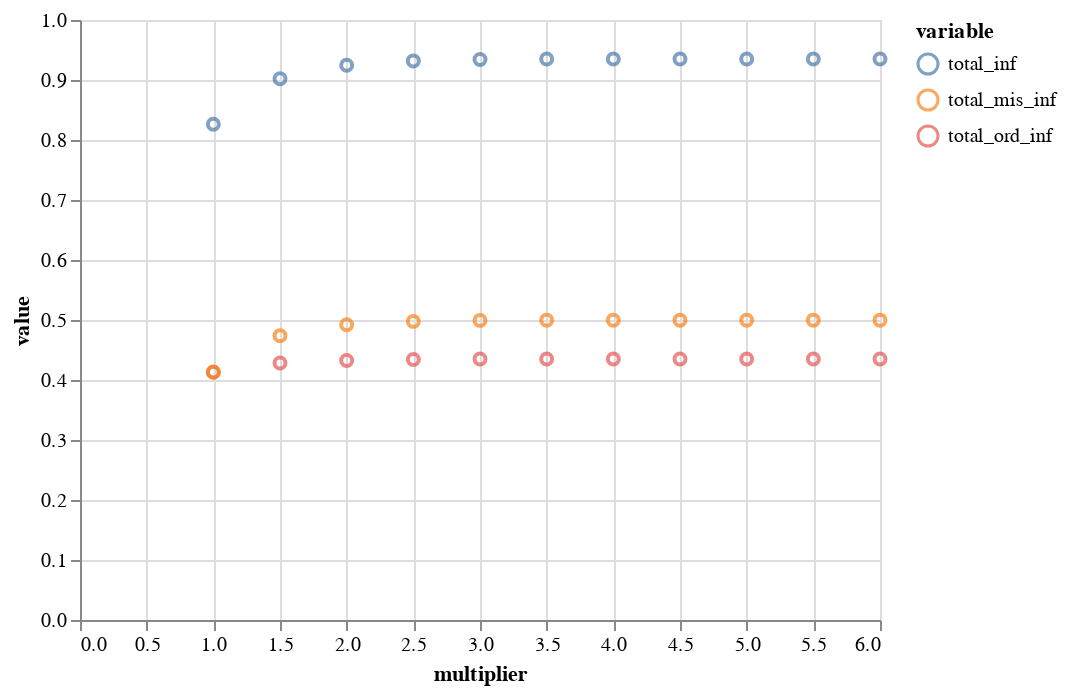

The notebook cell this image was saved under:
### Code cell
source = both_totals.melt(id_vars='multiplier', value_vars=['total_ord_inf','total_mis_inf', 'total_inf'])

alt.Chart(source).mark_point().encode(
    x = 'multiplier:Q',
    y = 'value:Q',
    color = 'variable'
)

### Figure 1 — Vega-Lite specification as saved in the notebook (floating-point values rounded to 4 significant figures)
{"config": {"view": {"continuousWidth": 400, "continuousHeight": 300}}, "data": {"name": "data-f882e2e195b8cf2a60fd54a84a9934e4"}, "mark": "point", "encoding": {"color": {"type": "nominal", "field": "variable"}, "x": {"type": "quantitative", "field": "multiplier"}, "y": {"type": "quantitative", "field": "value"}}, "$schema": "https://vega.github.io/schema/vega-lite/v4.8.1.json", "datasets": {"data-f882e2e195b8cf2a60fd54a84a9934e4": [{"multiplier": 1.0, "variable": "total_ord_inf", "value": 0.413}, {"multiplier": 1.5, "variable": "total_ord_inf", "value": 0.4283}, {"multiplier": 2.0, "variable": "total_ord_inf", "value": 0.4325}, {"multiplier": 2.5, "variable": "total_ord_inf", "value": 0.4341}, {"multiplier": 3.0, "variable": "total_ord_inf", "value": 0.4349}, {"multiplier": 3.5, "variable": "total_ord_inf", "value": 0.4351}, {"multiplier": 4.0, "variable": "total_ord_inf", "value": 0.4351}, {"multiplier": 4.5, "variable": "total_ord_inf", "value": 0.4351}, {"multiplier": 5.0, "variable": "total_ord_inf", "value": 0.4351}, {"multiplier": 5.5, "variable": "total_ord_inf", "value": 0.4351}, {"multiplier": 6.0, "variable": "total_ord_inf", "value": 0.4351}, {"multiplier": 1.0, "variable": "total_mis_inf", "value": 0.4132}, {"multiplier": 1.5, "variable": "total_mis_inf", "value": 0.4739}, {"multiplier": 2.0, "variable": "total_mis_inf", "value": 0.4921}, {"multiplier": 2.5, "variable": "total_mis_inf", "value": 0.4977}, {"multiplier": 3.0, "variable": "total_mis_inf", "value": 0.4994}, {"multiplier": 3.5, "variable": "total_mis_inf", "value": 0.4997}, {"multiplier": 4.0, "variable": "total_mis_inf", "value": 0.4997}, {"multiplier": 4.5, "variable": "total_mis_inf", "value": 0.4997}, {"multiplier": 5.0, "variable": "total_mis_inf", "value": 0.4997}, {"multiplier": 5.5, "variable": "total_mis_inf", "value": 0.4997}, {"multiplier": 6.0, "variable": "total_mis_inf", "value": 0.4997}, {"multiplier": 1.0, "variable": "total_inf", "value": 0.8263}, {"multiplier": 1.5, "variable": "total_inf", "value": 0.9022}, {"multiplier": 2.0, "variable": "total_inf", "value": 0.9246}, {"multiplier": 2.5, "variable": "total_inf", "value": 0.9318}, {"multiplier": 3.0, "variable": "total_inf", "value": 0.9342}, {"multiplier": 3.5, "variable": "total_inf", "value": 0.9349}, {"multiplier": 4.0, "variable": "total_inf", "value": 0.9349}, {"multiplier": 4.5, "variable": "total_inf", "value": 0.9349}, {"multiplier": 5.0, "variable": "total_inf", "value": 0.9349}, {"multiplier": 5.5, "variable": "total_inf", "value": 0.9349}, {"multiplier": 6.0, "variable": "total_inf", "value": 0.9349}]}}
